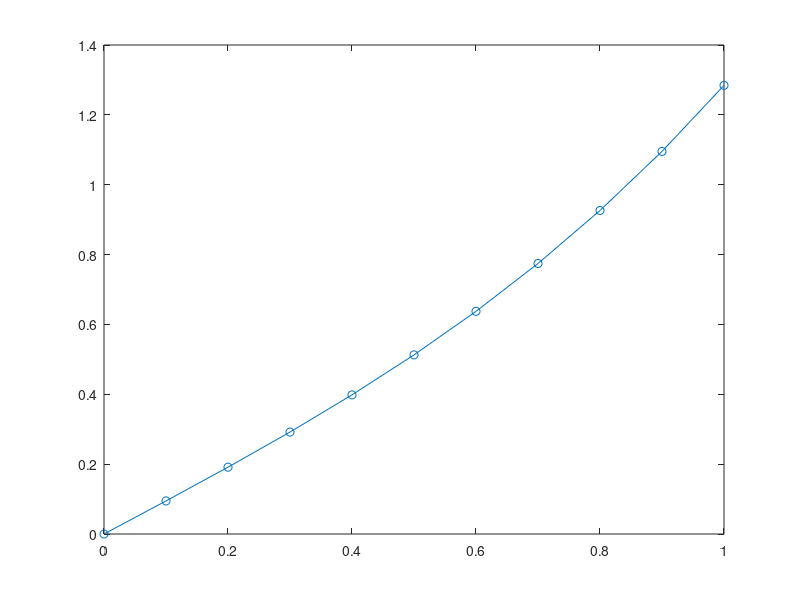

The MATLAB script that drew this image:
clear
close all
clc


##----------------------------------FUNCTION DEFINATIONS-------------------------##
function x = GetNodePoints(n,length)
  for i = 1:n
    x(i) = length * (i-1)/(n-1);
  end
endfunction

function icon = GetConnectivityMatrix(n)
  for i=1:n
    icon(i,1) = i;
    icon(i,2) = i+1;
  end
endfunction

function [kg, fg] = InitializeForceStiffnessMatrices(n)
  kg = zeros(n,n);
  fg = zeros(n,1);
endfunction

function [wgp,egp] = InitializeGaussPoints
  wgp = [1 1];
  egp = [-1 1]/sqrt(3);
endfunction

function u = GetDisplacementVector(kg,fg)
  u = inv(kg)*fg;
endfunction

function xx = GetNodePointsAssociatedWithElement(icon,element,approximation)
  for i = 1:(approximation+1)
    xx(i) = icon(element,i);
  end
endfunction

function [xx,Nmat,Bmat] = GetShapeFunctionLinearApproximation(x,n,gaussPoint)
  xx = (x(n(1))+x(n(end)))/2 + (x(n(1))-x(n(end)))/2 * gaussPoint;
  Bmat = [-1/(x(n(2))-x(n(1)))   1/(x(n(2))-x(n(1)))];
  Nmat = [(x(n(2))-xx)/(x(n(2))-x(n(1)))    (xx-x(n(1)))/(x(n(2))-x(n(1)))];
endfunction

function [kg,fg] = BoundaryConditionProcessOfElimination(kg,fg,ibc,bc)
  fg = fg - kg(:,ibc)*bc;
  fg(ibc) = bc;
  kg(:,ibc) = 0;
  kg(ibc,:) = 0;
  kg(ibc , ibc) = 1;
endfunction

function iv = GetAssemblyVector(n)
  for i = 1:length(n)
    iv(i) = n(i);
  end
endfunction

##------------------------------------------------------------------------------##

function rootMeanSquare = GetRootMeanSquareErrorInDisplacement(x,u,n)
  rootMeanSquare = 0;
  for i = 1:n
    y(i) = -(exp(2)*x(i)+x(i)+3*exp(1-x(i))-3*exp(x(i)+1))/(1+exp(2));
    rootMeanSquare+=(u(i) - y(i))*(u(i) - y(i));
  end
  rootMeanSquare = sqrt(rootMeanSquare/n);
  numerical_displacement = u
  analytical_displacement = y'
endfunction




##--------------------------------MAIN FUNCTION---------------------------------##

numberOfElements = 10;
numberOfNodes = numberOfElements + 1;

x = GetNodePoints(numberOfNodes,1);

connectivityMatrix = GetConnectivityMatrix(numberOfElements);

[weightOfGaussPoints,gaussPoints] = InitializeGaussPoints();

[globalStiffnessMatrix , forceVector] = InitializeForceStiffnessMatrices(numberOfNodes);
forceVector(end) = 2; ##due to boundary condition (du/dx = F+a DeltaT at x=1)  we will have this as 2


for element = 1:numberOfElements
  n = GetNodePointsAssociatedWithElement(connectivityMatrix,element,1);
  [kloc,floc] = InitializeForceStiffnessMatrices(2);
  for igp = 1:length(weightOfGaussPoints)
    [xx,Nmat,Bmat] = GetShapeFunctionLinearApproximation(x,n,gaussPoints(igp));
    kloc = kloc + (Bmat'*Bmat + Nmat'* Nmat) * (x(n(end))-x(n(1)))/2 * weightOfGaussPoints(igp);
    floc = floc + xx*Nmat'*(x(n(end))-x(n(1)))/2 * weightOfGaussPoints(igp);
  end
  iv = GetAssemblyVector(n);
  forceVector(iv) = forceVector(iv) - floc;
  globalStiffnessMatrix(iv,iv) = globalStiffnessMatrix(iv,iv) + kloc;
end

[globalStiffnessMatrix,forceVector] = BoundaryConditionProcessOfElimination(globalStiffnessMatrix,forceVector,1,0);
u = GetDisplacementVector(globalStiffnessMatrix,forceVector);


rootMeanSquareError = GetRootMeanSquareErrorInDisplacement(x,u,numberOfNodes)

plot(x,u,'-o')
##--------------------------------------------------------------------------------##


##---------------------------------STRESS CALCULATION WITH TEMPERATURE CHANGE-----------------------------##
for element = 1:numberOfElements
  n = GetNodePointsAssociatedWithElement(connectivityMatrix,element,1);
  uloc = [u(n(1)) u(n(2))]';
  Bmat = [-1/(x(n(2))-x(n(1)))   1/(x(n(2))-x(n(1)))];
  stress(element) = (1*Bmat*uloc);
end

for i = 1:numberOfElements
  xx = (x(i)+x(i+1))/2;
  analyticalstress(i) = -(-3*exp(1-xx)-3*exp(xx+1)+(1+exp(2)))/(1+exp(2));
end
numerical_stress = stress'
analytical_stress = analyticalstress'
##--------------------------------------------------------------------------------##
